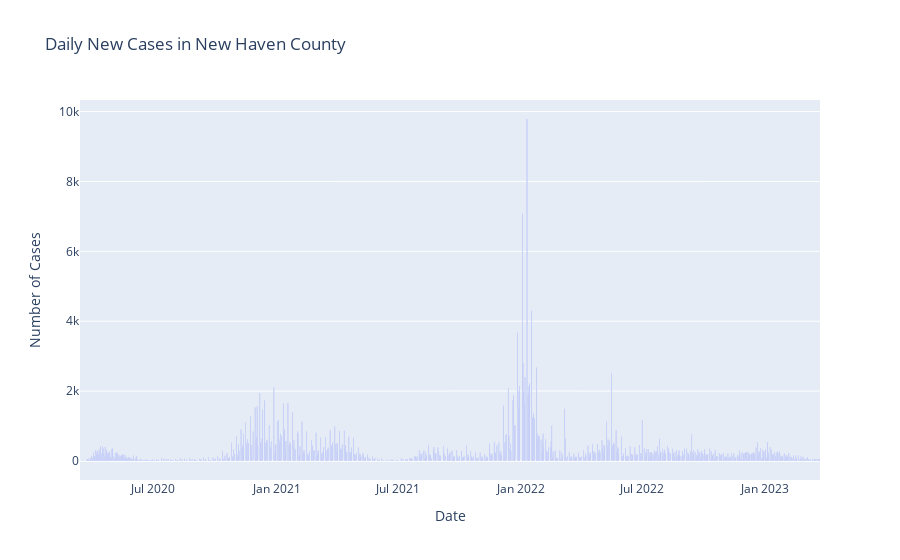

Write notebook code for a chart like this one.
### Code cell
### Step 2: Plot the number of daily cases in New Haven County
import plotly.graph_objects as go
import plotly.express as px

nhc = df[(df['county'] == 'New Haven') & (df['state'] == 'Connecticut')]
fig = go.Figure()

fig.add_trace(go.Bar(
    x=nhc['date'],
    y=nhc['cases'].diff(),
    name='Daily New Cases'
))

fig.update_layout(title='Daily New Cases in New Haven County', xaxis_title='Date', yaxis_title='Number of Cases')
fig.show()

### Figure 1 — Plotly figure (JSON) as saved in the notebook; plotly's stock layout.template omitted (floating-point values rounded to 4 significant figures; data arrays with more than 128 entries replaced by an {"elided": "..."} marker saying what was removed)
{"data": [{"name": "Daily New Cases", "type": "bar", "x": {"elided": "1105 str values"}, "y": {"elided": "1105 int values"}}], "layout": {"title": {"text": "Daily New Cases in New Haven County"}, "xaxis": {"title": {"text": "Date"}}, "yaxis": {"title": {"text": "Number of Cases"}}}}
